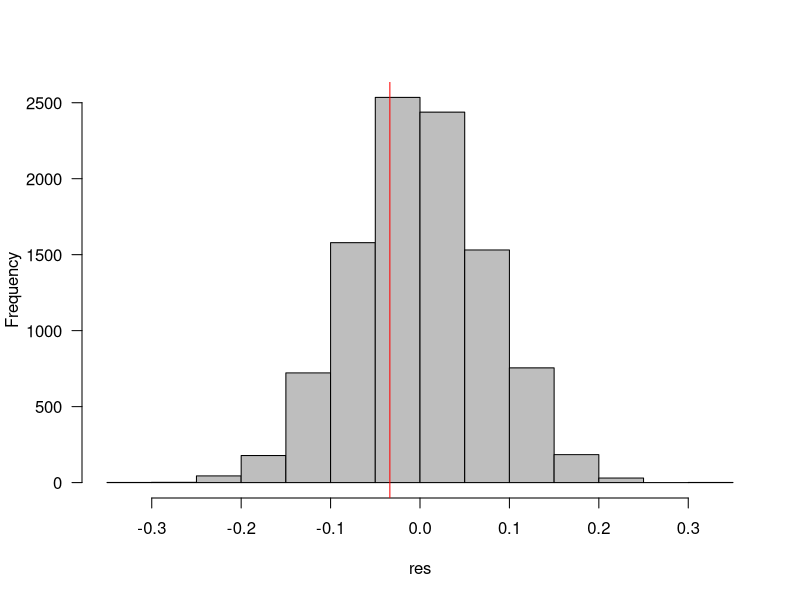

Recreate this plot in R.
##################### Packages #####################
library(dplyr)
library(ggplot2)
library(egg)
library(tidyr)
######## Norris 2024 dataset
norris_dat <- read.csv("Norris2024_master_data.csv")
### Filter out individuals that died before or during experiments
norris_dat_filtered <- norris_dat %>% dplyr::filter(!(egg_id %in% c(32, 65, 107, 144, 162, 171, 225, 234,
                                                                    258, 297, 298, 307, 345, 359, 361, 365, 370,
                                                                    390, 402, 412, 416, 420, 429)))
# Remove the comments and notes columns
norris_dat_filtered_new <- norris_dat_filtered[-c(12,13)]
# Remove NAs from the entire dataset
norris_dat_filtered_new <- na.omit(norris_dat_filtered_new)
View(norris_dat_filtered_new)

# Add log_water_loss column
norris_dat_filtered_new_log <- norris_dat_filtered_new %>% mutate(log_water_loss = log(water_loss_g))
View(norris_dat_filtered_new_log)

# Remove NAs
norris_dat_filtered_new_log <- na.omit(norris_dat_filtered_new_log)


################### Permutation test ######################
# Question: Do hatchlings from each environment (open or closed) show significant differences in water loss between incubation treatments?
# Select Open source island
norris_dat_filtered_open <- norris_dat_filtered_new_log %>% dplyr::filter(parental_island == "Open")
View(norris_dat_filtered_open)
# Select treatment and log water loss column
norris_dat_filtered_open_sub <- norris_dat_filtered_open %>% dplyr::select(c("treatment", "log_water_loss"))
View(norris_dat_filtered_open_sub)

set.seed(15)
res <- NA
 
for (i in 1:10000) {
  colonyboot <- sample(c(norris_dat_filtered_open_sub$treatment == "Open", norris_dat_filtered_open_sub$treatment == "Shade")) ## scramble
  ## pick out open & shade samples
  openboot <- colonyboot[1:length(norris_dat_filtered_open_sub$treatment[norris_dat_filtered_open_sub$treatment=="Open"])] #this says assign the first boot samples to open treatment
  shadeboot <- colonyboot[(length(norris_dat_filtered_open_sub$treatment[norris_dat_filtered_open_sub$treatment=="Open"])+1):length(norris_dat_filtered_open_sub$treatment)] #this says assign the rest of the observations to shade treatment
  
  ## compute & store difference in means
  res[i] <- mean(openboot)-mean(shadeboot) #calculate the difference in the open means and the shade treatment means
  #[i] says "where i", and i is a counter, after running this loop, i should be 1000
}
res

#what is our observed mean difference?
obs <- mean(norris_dat_filtered_open_sub$treatment=="Open")-mean(norris_dat_filtered_open_sub$treatment=="Shade")
obs

hist(res,col="gray",las=1,main="")
abline(v=obs,col="red")

##so how do we get our p-value?
res[res>=obs]
length(res[res>=obs])
6682/10000 # p-value = 0.6682 
mean(res>=obs)
# No statistically clear difference in water loss between treatments for open island hatchlings


#####Shapiro-Wilk Test#######
#Are our data normally distributed?##
#The null hypothesis is that the data are normally distributed
#P<0.05 indicates NOT normal

# Filter for open treatment
norris_dat_filtered_open_sub_open <- norris_dat_filtered_open_sub %>% dplyr::filter(treatment == "Open")
View(norris_dat_filtered_open_sub_open)

shapiro.test.open.open.waterloss <- shapiro.test(norris_dat_filtered_open_sub_open$log_water_loss)
shapiro.test.open.open.waterloss # p-value = 0.160. normal


# Filter for shade treatment
norris_dat_filtered_open_sub_shade <- norris_dat_filtered_open_sub %>% dplyr::filter(treatment == "Shade")
View(norris_dat_filtered_open_sub_shade)

shapiro.test.open.shade.waterloss <- shapiro.test(norris_dat_filtered_open_sub_shade$log_water_loss)
shapiro.test.open.shade.waterloss # p-value = 1.28e-5. not normal

####### welch's t-test ######
tt.openisland.waterloss <- t.test(log_water_loss~treatment,data=norris_dat_filtered_open_sub)
tt.openisland.waterloss # p-value = 0.93. no statistically clear difference in log water loss between treatments for open island hatchlings
